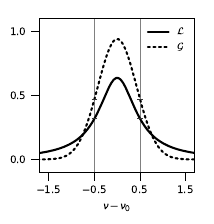

Write the Python code that produced this figure.
import numpy as np
from scipy.stats import cauchy, norm
import matplotlib.pyplot as plt

sig = 1.0/(2.0*np.sqrt(2.0*np.log(2.0)))
hml = cauchy.pdf(0.5,scale=0.5)
hmg = norm.pdf(0.5,scale=sig)

plt.style.use('text-sans')
plt.rc('xtick',**{'direction':'out'})
plt.rc('ytick',**{'direction':'out'})
plt.rc('font',**{'size':9})
plt.figure(figsize=(2,2))
x = np.linspace(-3.3,3.3,128)
plt.xlim(-1.7,1.7)
plt.ylim(-0.1,1.1)
plt.plot(x,cauchy.pdf(x,scale=0.5),'k-',label=r'$\mathcal{L}$')
plt.plot(x,norm.pdf(x,scale=sig),'k:',label=r'$\mathcal{G}$')
plt.vlines([-0.5,0.5],-0.1,1.1,linewidth=0.5,color='0.5')
plt.plot([-0.5,-0.5,0.5,0.5],[hmg,hml,hmg,hml],marker='_',linestyle='none',markersize=4,markerfacecolor='0.2',markeredgecolor='0.2')
plt.xlabel(r'$\nu-\nu_0$')
plt.xticks([-1.5,-0.5,0.5,1.5])
plt.yticks([0.0,0.5,1.0])
plt.legend()
plt.savefig('comparison.pdf',format='pdf',bbox_inches='tight')
